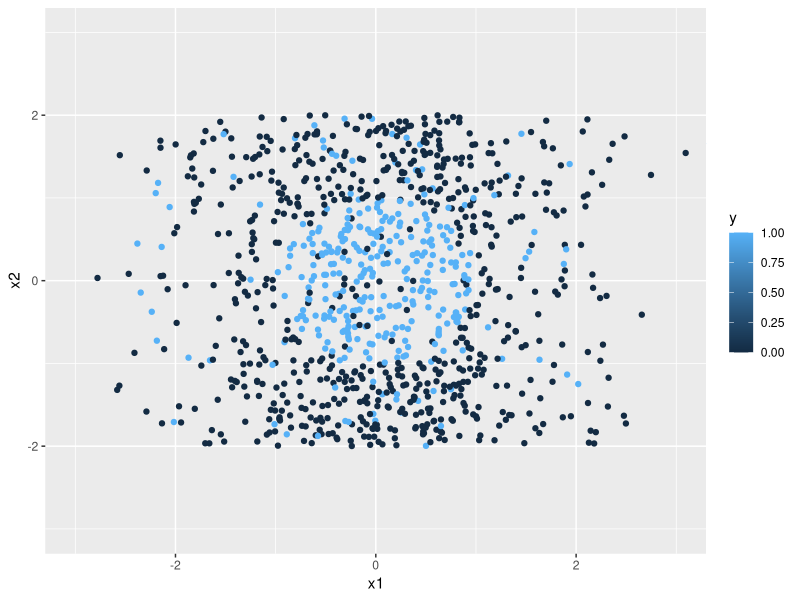

This chart was generated by the following R code:
## ---- chunk 1
require(dplyr)
# Generate some data - do not change
set.seed(12345)
data.size = 1000
get_data = function(n=data.size) {
  df = data.frame(x1 = rnorm(n),x2=4*runif(n)-2) %>%
    tbl_df() %>%
    mutate(y = (x1^2+x2^2)<1) %>%
    mutate(y = (function(.) {.[runif(data.size)<0.1] = 0; .})(y)) %>%
    mutate(y = (function(.) {.[runif(data.size)<0.1] = 1; .})(y))
  df
}

df = get_data(data.size)

# plot(x=df$x1,y=df$x2, col=df$y+1,
#      xlim=c(-3,3), ylim=c(-3,3), pch=18, xlab="x1", ylab="x2")
# or 
require(ggplot2)
ggplot(data = df, aes(x=x1,y=x2,color=y)) + geom_point() + coord_cartesian(xlim=c(-3,3), ylim=c(-3,3))

